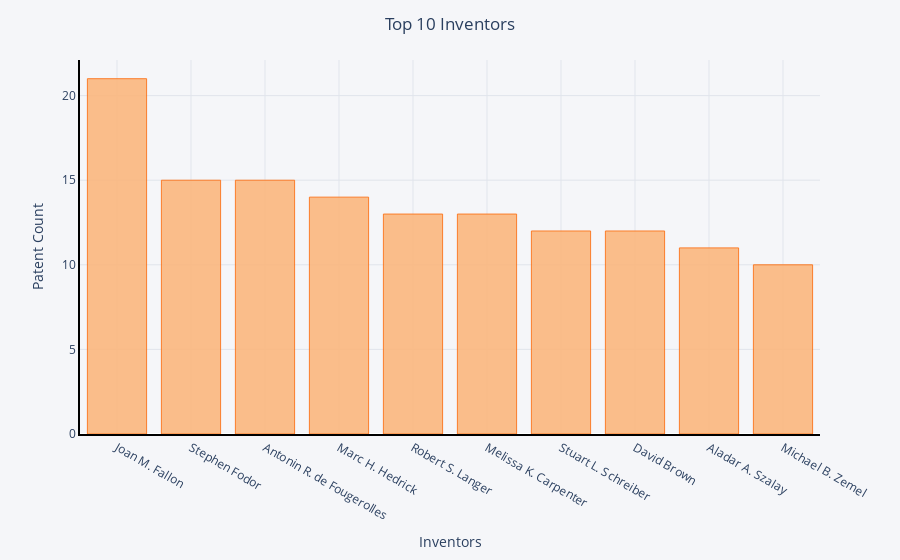

The cell this chart's notebook holds for it:
### Code cell
# x = final_inventor['Inventors'] # Year Values
# y = final_inventor['Patent Count']
fig = px.bar(final_inventor, x = 'Inventors', y = 'Patent Count')
# Customize aspect
fig.update_traces(marker_color='#FBB77E', marker_line_color='#fc6603',
                  marker_line_width=0.9, opacity=0.9)
fig.update_layout(title_text='Top 10 Inventors', title_x=0.5, paper_bgcolor='#F5F6F9', plot_bgcolor='#F5F6F9')
fig.update_xaxes(showline=True, linewidth=2, linecolor='black', gridcolor='#E1E5EC')
fig.update_yaxes(showline=True, linewidth=2, linecolor='black', gridcolor='#E1E5EC')

fig.show()

### Figure 1 — Plotly figure (JSON) as saved in the notebook; plotly's stock layout.template omitted (floating-point values rounded to 4 significant figures)
{"data": [{"alignmentgroup": "True", "hovertemplate": "Inventors=%{x}<br>Patent Count=%{y}<extra></extra>", "legendgroup": "", "marker": {"color": "#FBB77E", "line": {"color": "#fc6603", "width": 0.9}}, "name": "", "offsetgroup": "", "opacity": 0.9, "orientation": "v", "showlegend": false, "textposition": "auto", "type": "bar", "x": ["Joan M. Fallon", "Stephen Fodor", "Antonin R. de Fougerolles", "Marc H. Hedrick", "Robert S. Langer", "Melissa K. Carpenter", "Stuart L. Schreiber", "David Brown", "Aladar A. Szalay", "Michael B. Zemel"], "xaxis": "x", "y": [21, 15, 15, 14, 13, 13, 12, 12, 11, 10], "yaxis": "y"}], "layout": {"barmode": "relative", "legend": {"tracegroupgap": 0}, "margin": {"t": 60}, "paper_bgcolor": "#F5F6F9", "plot_bgcolor": "#F5F6F9", "title": {"text": "Top 10 Inventors", "x": 0.5}, "xaxis": {"anchor": "y", "domain": [0, 1], "gridcolor": "#E1E5EC", "linecolor": "black", "linewidth": 2, "showline": true, "title": {"text": "Inventors"}}, "yaxis": {"anchor": "x", "domain": [0, 1], "gridcolor": "#E1E5EC", "linecolor": "black", "linewidth": 2, "showline": true, "title": {"text": "Patent Count"}}}}
